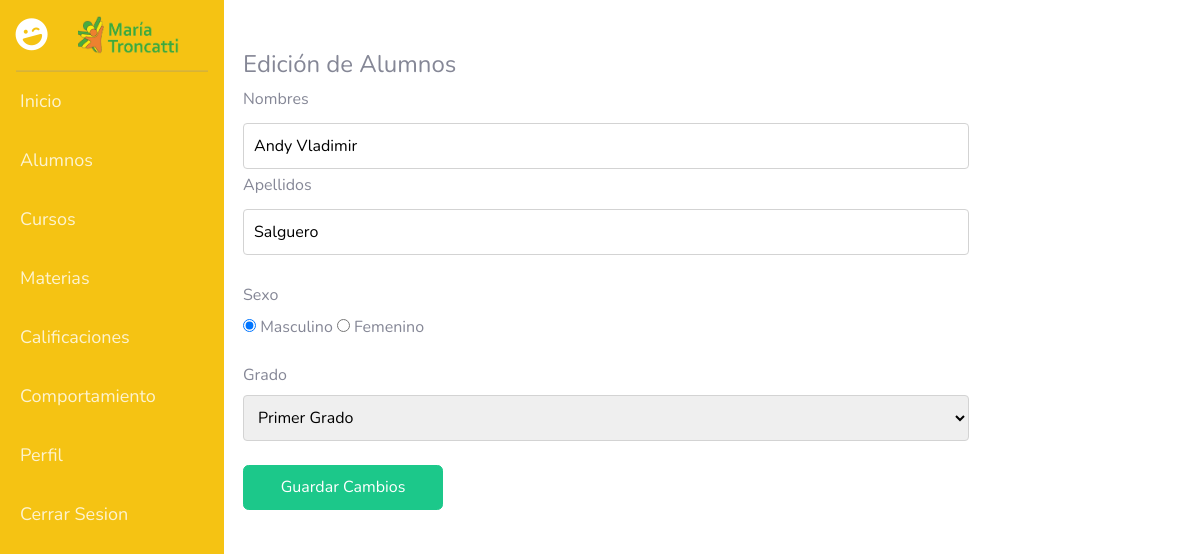
Screenshot of /alumnoedit.view.php?id=4 (signed in) with the database file from the repository.
### tables this page shows
CREATE TABLE `alumnos` (
  `id` int(11) NOT NULL,
  `num_lista` int(11) NOT NULL,
  `nombres` varchar(45) NOT NULL,
  `apellidos` varchar(45) NOT NULL,
  `genero` char(1) NOT NULL,
  `id_grado` int(11) NOT NULL,
  `id_seccion` int(11) NOT NULL
);

CREATE TABLE `grados` (
  `id` int(11) NOT NULL,
  `nombre` varchar(45) NOT NULL,
  `ciclo` varchar(45) NOT NULL
);

### alumnoedit.view.php (the view, shortened to what this page needs)
<!DOCTYPE html>
<?php
require 'functions.php';
if(isset($_GET['id'])) {
    $id_alumno = $_GET['id'];
    $alumno = $conn->prepare("select * from alumnos where id = ".$id_alumno);
    $alumno->execute();
    $alumno = $alumno->fetch();
    $grados = $conn->prepare("select * from grados");
    $grados->execute();
    $grados = $grados->fetchAll();
}else{
    Die('Ha ocurrido un error');
}
?>
<html>
<head>
    <link rel="stylesheet" href="css/style.css" />
        <link href="https://cdn.jsdelivr.net/npm/bootstrap@5.2.0-beta1/dist/css/bootstrap.min.css" rel="stylesheet">
</head>
<body>
<?php include("./Cabecera.php"); ?><br>
<div class="body">
    <div class="panel" style="border: none;">
            <h4>Edición de Alumnos</h4>
            <form method="post" class="form" action="procesaralumno.php">
                <label>Nombres</label><br>
                <input type="text" required name="nombres" value="<?php echo $alumno['nombres']?>" maxlength="45">
                <br>
                <label>Apellidos</label><br>
                <input type="text" required name="apellidos" value="<?php echo $alumno['apellidos']?>" maxlength="45">
                <br><br>
                <label>Sexo</label><br><input required type="radio" name="genero" <?php if($alumno['genero'] == 'M'){ echo "checked";} ?> value="M"> Masculino
                <input type="radio" name="genero" required value="F" <?php if($alumno['genero'] == 'F') { echo "checked";} ?>> Femenino
                <br><br>
                <label>Grado</label><br>
                <select name="grado" required>
                    <?php foreach ($grados as $grado):?>
                        <option value="<?php echo $grado['id'] ?>" <?php if($alumno['id_grado'] == $grado['id']) { echo "selected";} ?> ><?php echo $grado['nombre'] ?></option>
                    <?php endforeach;?>
                </select>
                <br><br>
                <button type="submit" class="btn btn-success" name="modificar">Guardar Cambios</button>
                <br><br>
            </form>
        </div>
</div>
</body>
</html>

### css/style.css (style rules this page uses)
html, body { font-family: Lato, Arial; padding: 0; margin: 0; }
.body { width: 80%; margin: 0 auto; padding: 20px; min-height: 500px; }
.panel { border: 1px solid #f1f1f1; border-radius: 4px; padding: 30px 30px 30px 80px; width: 95%; margin: 0 auto; }
.form input[type="text"],.form input[type="password"], select { width: 95%; padding: 10px; border-radius:4px; border:1px solid #d3d3d3; margin-bottom: 4px; margin-top: 4px; }
button, .btn-link { width: 200px; height: 45px; border-radius: 15px; color:#fff; font-weight: bold; cursor: pointer; }

### rows the page displays
alumnos: nombres "Andy Vladimir", apellidos "Salguero", genero "☑", grado "Primer Grado"
